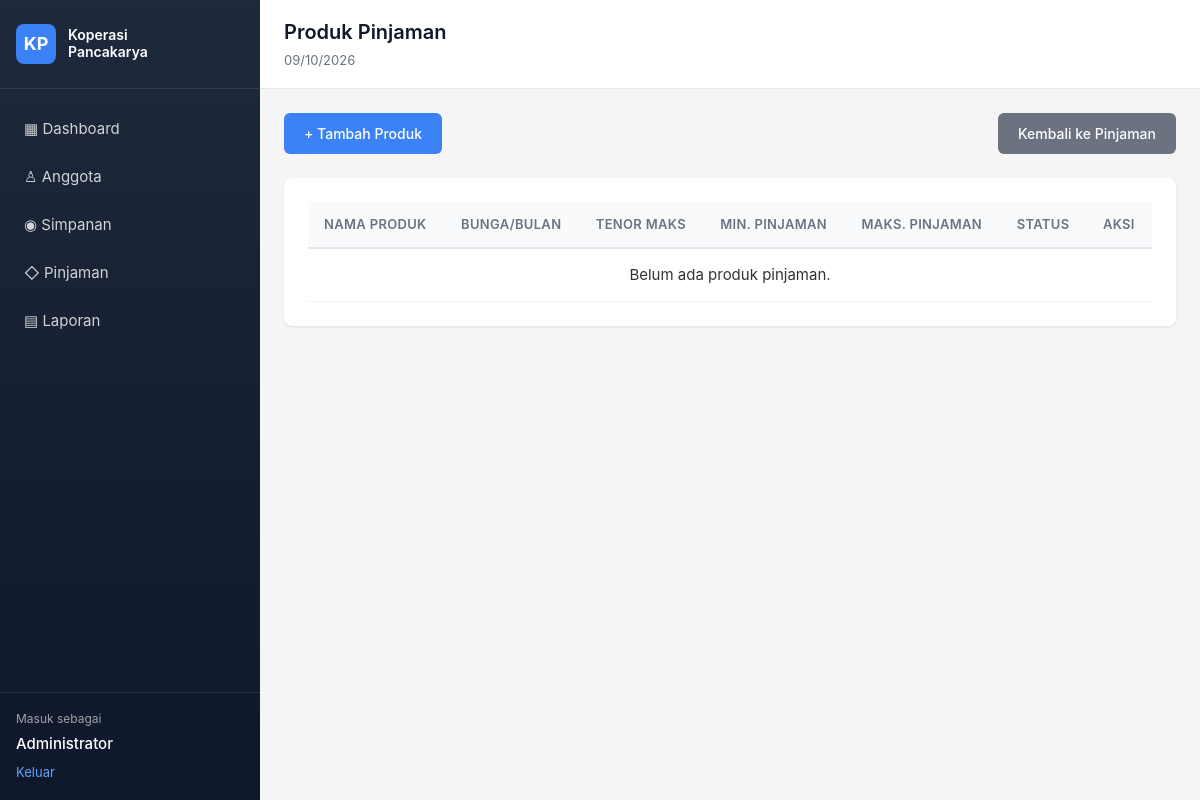
Before: /pages/loan-products/index.php (signed in) with the older database file.
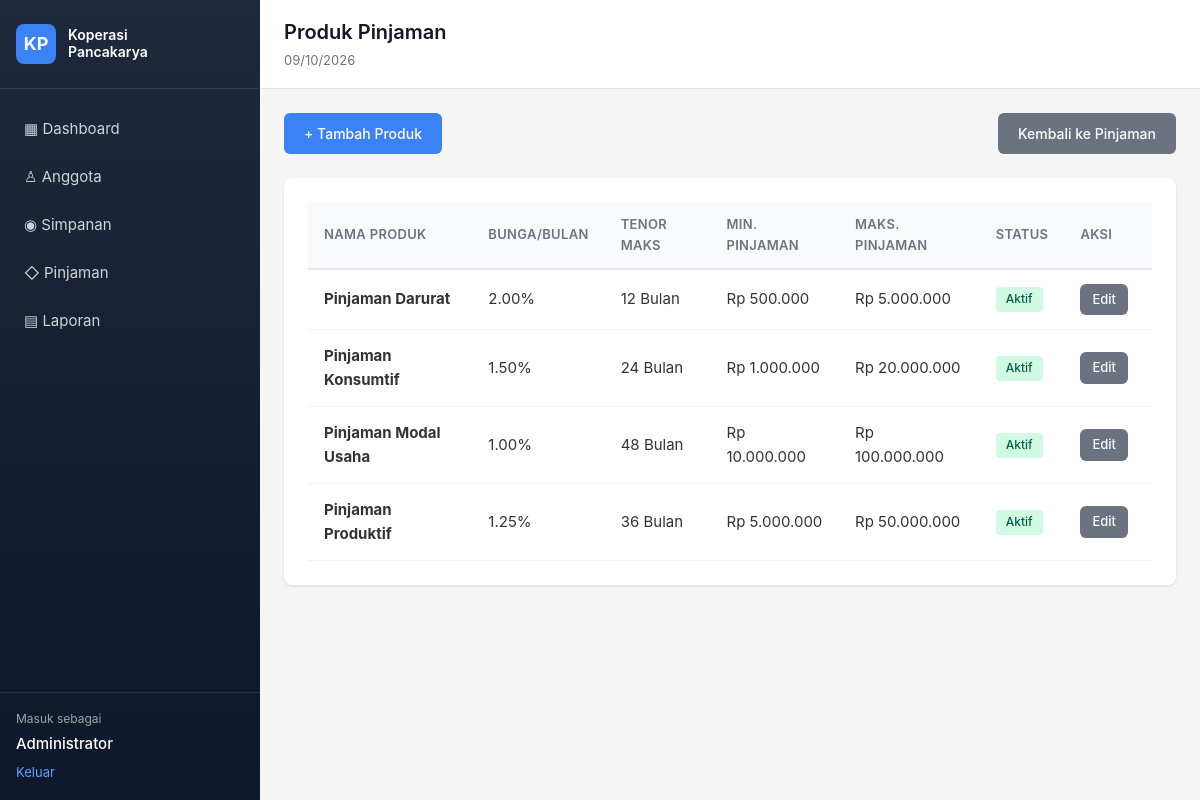
After: the same page with the newer database file.
### tables this page shows
CREATE TABLE `loan_products` (
  `id` int(11) NOT NULL AUTO_INCREMENT,
  `name` varchar(100) NOT NULL,
  `interest_rate` decimal(5,2) NOT NULL COMMENT 'Bunga per bulan FLAT (%)',
  `max_tenor_months` int(11) NOT NULL,
  `min_amount` decimal(15,2) NOT NULL,
  `max_amount` decimal(15,2) NOT NULL,
  `is_active` tinyint(1) NOT NULL DEFAULT 1,
  `created_at` timestamp NOT NULL DEFAULT CURRENT_TIMESTAMP,
  `updated_at` timestamp NOT NULL DEFAULT CURRENT_TIMESTAMP ON UPDATE CURRENT_TIMESTAMP,
  PRIMARY KEY (`id`)
);

### includes/functions.php (called while the page is built, shortened)
<?php
function e(mixed $value): string
{
    return htmlspecialchars((string) $value, ENT_QUOTES, 'UTF-8');
}
function rupiah(float|int|string $amount): string
{
    return 'Rp ' . number_format((float) $amount, 0, ',', '.');
}
function url(string $path = ''): string
{
    return rtrim(APP_URL, '/') . '/' . ltrim($path, '/');
}

### includes/auth.php (called while the page is built, shortened)
<?php
function current_user(): array
{
    return [
        'id' => (int) ($_SESSION['user_id'] ?? 0),
        'name' => $_SESSION['user_name'] ?? '',
        'role' => $_SESSION['role'] ?? '',
    ];
}
function can(string $permission): bool
{
    return in_array($permission, $_SESSION['permissions'] ?? [], true);
}

### config/database.php (called while the page is built, shortened)
<?php
function db(): mysqli
{
    static $db;
    if (!$db) {
        $db = new mysqli(DB_HOST, DB_USER, DB_PASS, DB_NAME);
        $db->set_charset('utf8mb4');
    }
    return $db;
}

### pages/loan-products/index.php (the view, shortened to what this page needs)
<?php
require_once __DIR__ . '/../../config/database.php';
require_once __DIR__ . '/../../includes/functions.php';
require_once __DIR__ . '/../../includes/auth.php';
$title = 'Produk Pinjaman';
$products = db()->query('SELECT * FROM loan_products ORDER BY is_active DESC, name ASC');
require __DIR__ . '/../../includes/header.php';
?>
<div class="page-actions">
    <?php if (can('loans.approve')): ?>
        <a href="<?= url('pages/loan-products/form.php') ?>" class="btn btn-primary">+ Tambah Produk</a>
    <?php endif; ?>
    <a href="<?= url('pages/loans/index.php') ?>" class="btn btn-secondary">Kembali ke Pinjaman</a>
</div>
<div class="card">
    <table class="table">
        <thead>
            <tr>
                <th>Nama Produk</th>
                <th>Bunga/Bulan</th>
                <th>Tenor Maks</th>
                <th>Min. Pinjaman</th>
                <th>Maks. Pinjaman</th>
                <th>Status</th>
                <th>Aksi</th>
            </tr>
        </thead>
        <tbody>
            <?php if ($products->num_rows === 0): ?>
                <tr><td colspan="7" class="text-center">Belum ada produk pinjaman.</td></tr>
            <?php else: ?>
                <?php while ($p = $products->fetch_assoc()): ?>
                    <tr>
                        <td><strong><?= e($p['name']) ?></strong></td>
                        <td><?= $p['interest_rate'] ?>%</td>
                        <td><?= $p['max_tenor_months'] ?> Bulan</td>
                        <td><?= rupiah($p['min_amount']) ?></td>
                        <td><?= rupiah($p['max_amount']) ?></td>
                        <td>
                            <span class="badge badge-<?= $p['is_active'] ? 'success' : 'secondary' ?>">
                                <?= $p['is_active'] ? 'Aktif' : 'Nonaktif' ?>
                            </span>
                        </td>
                        <td class="actions">
                            <?php if (can('loans.approve')): ?>
                                <a href="<?= url('pages/loan-products/form.php?id=' . $p['id']) ?>" class="btn btn-sm btn-secondary">Edit</a>
                            <?php endif; ?>
                        </td>
                    </tr>
                <?php endwhile; ?>
            <?php endif; ?>
        </tbody>
    </table>
</div>
<?php require __DIR__ . '/../../includes/footer.php'; ?>

### includes/header.php (shortened to what this page needs)
<?php
$title = $title ?? APP_NAME;
?><!doctype html>
<html lang="id">
<head>
    <link rel="stylesheet" href="<?= url('public/css/app.css') ?>">
</head>
<body>
<div class="app-shell">
    <aside class="sidebar">
        <a class="brand" href="<?= url('pages/dashboard/index.php') ?>"><span>KP</span><strong>Koperasi<br>Pancakarya</strong></a>
        <nav>
            <a href="<?= url('pages/dashboard/index.php') ?>">▦ Dashboard</a>
            <?php if (can('members.view')): ?><a href="<?= url('pages/members/index.php') ?>">♙ Anggota</a><?php endif; ?>
            <?php if (can('savings.view')): ?><a href="<?= url('pages/savings/index.php') ?>">◉ Simpanan</a><?php endif; ?>
            <?php if (can('loans.view')): ?><a href="<?= url('pages/loans/index.php') ?>">◇ Pinjaman</a><?php endif; ?>
            <?php if (can('reports.view')): ?><a href="<?= url('pages/reports/index.php') ?>">▤ Laporan</a><?php endif; ?>
        </nav>
        <div class="sidebar-user"><small>Masuk sebagai</small><strong><?= e(current_user()['name']) ?></strong><a href="<?= url('pages/auth/logout.php') ?>">Keluar</a></div>
    </aside>
    <main>
        <header class="topbar"><button class="menu" type="button" aria-label="Buka menu">☰</button><div><h1><?= e($title) ?></h1><small><?= date('d/m/Y') ?></small></div></header>
        <section class="content">

### includes/footer.php (shortened to what this page needs)
        </section>
    </main>
</div>
</body>
</html>

### public/css/app.css (style rules this page uses)
* { margin: 0; padding: 0; box-sizing: border-box; }
body { font: 15px/1.6 -apple-system, BlinkMacSystemFont, 'Segoe UI', Roboto, sans-serif; color: #333; background: #f5f5f5; }
a { color: #2563eb; text-decoration: none; }
.app-shell { display: flex; min-height: 100vh; }
.sidebar { width: 260px; background: linear-gradient(180deg, #1e293b 0%, #0f172a 100%); color: #fff; display: flex; flex-direction: column; position: fixed; height: 100vh; z-index: 100; }
.sidebar .brand { padding: 1.5rem 1rem; border-bottom: 1px solid rgba(255,255,255,0.1); display: flex; align-items: center; gap: 0.75rem; color: #fff; text-decoration: none; }
.sidebar .brand span { width: 40px; height: 40px; background: #3b82f6; border-radius: 8px; display: flex; align-items: center; justify-content: center; font-weight: 700; font-size: 18px; }
.sidebar .brand strong { line-height: 1.2; font-size: 14px; font-weight: 600; }
.sidebar nav { flex: 1; padding: 1rem 0; overflow-y: auto; }
.sidebar nav a { display: block; padding: 0.75rem 1rem; color: rgba(255,255,255,0.8); text-decoration: none; transition: all 0.2s; margin: 0 0.5rem; border-radius: 6px; }
.sidebar-user { padding: 1rem; border-top: 1px solid rgba(255,255,255,0.1); }
.sidebar-user small { color: rgba(255,255,255,0.6); display: block; font-size: 12px; }
.sidebar-user strong { display: block; margin: 0.25rem 0; font-weight: 500; }
.sidebar-user a { color: #60a5fa; font-size: 13px; }
main { flex: 1; margin-left: 260px; display: flex; flex-direction: column; min-height: 100vh; }
.topbar { background: #fff; border-bottom: 1px solid #e5e7eb; padding: 1rem 1.5rem; display: flex; align-items: center; gap: 1rem; position: sticky; top: 0; z-index: 50; }
.topbar h1 { font-size: 20px; font-weight: 600; color: #111827; }
.topbar small { color: #6b7280; font-size: 13px; }
.content { flex: 1; padding: 1.5rem; max-width: 1400px; width: 100%; }
.card { background: #fff; border-radius: 8px; box-shadow: 0 1px 3px rgba(0,0,0,0.1); padding: 1.5rem; margin-bottom: 1.5rem; }
.btn { display: inline-block; padding: 0.625rem 1.25rem; border-radius: 6px; font-size: 14px; font-weight: 500; text-decoration: none; border: none; cursor: pointer; transition: all 0.2s; line-height: 1.5; text-align: center; }
.btn-primary { background: #3b82f6; color: #fff; }
.btn-secondary { background: #6b7280; color: #fff; }
.btn-sm { padding: 0.375rem 0.75rem; font-size: 13px; }
.table { width: 100%; border-collapse: collapse; }
.table thead { background: #f9fafb; }
.table th { text-align: left; padding: 0.75rem 1rem; font-weight: 600; font-size: 13px; color: #6b7280; text-transform: uppercase; letter-spacing: 0.025em; border-bottom: 2px solid #e5e7eb; }
.table td { padding: 0.875rem 1rem; border-bottom: 1px solid #f3f4f6; }
.table .actions { white-space: nowrap; }
.table .actions .btn { margin-right: 0.5rem; }
.badge { display: inline-block; padding: 0.25rem 0.625rem; border-radius: 4px; font-size: 12px; font-weight: 500; line-height: 1.4; }
.badge-success { background: #d1fae5; color: #065f46; }
.page-actions { display: flex; justify-content: space-between; align-items: center; margin-bottom: 1.5rem; gap: 1rem; flex-wrap: wrap; }
.text-center { text-align: center; }

Changed rows visible on the page:
added loan_products: name "Pinjaman Darurat", interest_rate "2.00", max_tenor_months "12", min_amount "Rp 500.000", max_amount "Rp 5.000.000", is_active "Aktif"
added loan_products: name "Pinjaman Konsumtif", interest_rate "1.50", max_tenor_months "24", min_amount "Rp 1.000.000", max_amount "Rp 20.000.000", is_active "Aktif"
added loan_products: name "Pinjaman Modal Usaha", interest_rate "1.00", max_tenor_months "48", min_amount "Rp 10.000.000", max_amount "Rp 100.000.000", is_active "Aktif"
added loan_products: name "Pinjaman Produktif", interest_rate "1.25", max_tenor_months "36", min_amount "Rp 5.000.000", max_amount "Rp 50.000.000", is_active "Aktif"
Other visible differences:
text no longer shown: "Belum ada produk pinjaman."
